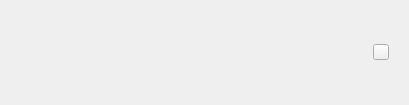
<?xml version="1.0" encoding="UTF-8"?>
<ui version="4.0">
 <class>LeftNavItem</class>
 <widget class="QWidget" name="LeftNavItem">
  <property name="geometry">
   <rect>
    <x>0</x>
    <y>0</y>
    <width>409</width>
    <height>105</height>
   </rect>
  </property>
  <property name="sizePolicy">
   <sizepolicy hsizetype="Preferred" vsizetype="Preferred">
    <horstretch>0</horstretch>
    <verstretch>0</verstretch>
   </sizepolicy>
  </property>
  <property name="windowTitle">
   <string>Form</string>
  </property>
  <layout class="QGridLayout" name="gridLayout">
   <property name="leftMargin">
    <number>0</number>
   </property>
   <property name="topMargin">
    <number>0</number>
   </property>
   <property name="rightMargin">
    <number>0</number>
   </property>
   <property name="bottomMargin">
    <number>0</number>
   </property>
   <property name="spacing">
    <number>0</number>
   </property>
   <item row="0" column="0">
    <widget class="Widget" name="widget" native="true">
     <layout class="QHBoxLayout" name="horizontalLayout">
      <property name="spacing">
       <number>12</number>
      </property>
      <property name="leftMargin">
       <number>0</number>
      </property>
      <property name="topMargin">
       <number>0</number>
      </property>
      <property name="rightMargin">
       <number>0</number>
      </property>
      <property name="bottomMargin">
       <number>0</number>
      </property>
      <item>
       <widget class="BaseLabel" name="select">
        <property name="minimumSize">
         <size>
          <width>4</width>
          <height>20</height>
         </size>
        </property>
        <property name="maximumSize">
         <size>
          <width>4</width>
          <height>20</height>
         </size>
        </property>
        <property name="text">
         <string/>
        </property>
       </widget>
      </item>
      <item>
       <widget class="Widget" name="widget_2" native="true">
        <property name="sizePolicy">
         <sizepolicy hsizetype="Preferred" vsizetype="Preferred">
          <horstretch>0</horstretch>
          <verstretch>0</verstretch>
         </sizepolicy>
        </property>
        <layout class="QHBoxLayout" name="horizontalLayout_2">
         <property name="spacing">
          <number>8</number>
         </property>
         <property name="leftMargin">
          <number>0</number>
         </property>
         <property name="topMargin">
          <number>0</number>
         </property>
         <property name="rightMargin">
          <number>6</number>
         </property>
         <property name="bottomMargin">
          <number>0</number>
         </property>
         <item>
          <widget class="BaseLabel" name="icon">
           <property name="minimumSize">
            <size>
             <width>20</width>
             <height>20</height>
            </size>
           </property>
           <property name="maximumSize">
            <size>
             <width>20</width>
             <height>20</height>
            </size>
           </property>
           <property name="text">
            <string/>
           </property>
          </widget>
         </item>
         <item>
          <widget class="BaseLabel" name="text">
           <property name="maximumSize">
            <size>
             <width>16777215</width>
             <height>16777215</height>
            </size>
           </property>
           <property name="text">
            <string/>
           </property>
          </widget>
         </item>
         <item>
          <widget class="QPushButton" name="down">
           <property name="minimumSize">
            <size>
             <width>16</width>
             <height>16</height>
            </size>
           </property>
           <property name="maximumSize">
            <size>
             <width>16</width>
             <height>16</height>
            </size>
           </property>
           <property name="text">
            <string/>
           </property>
          </widget>
         </item>
         <item>
          <widget class="QWidget" name="widget_3" native="true">
           <property name="sizePolicy">
            <sizepolicy hsizetype="Fixed" vsizetype="Expanding">
             <horstretch>0</horstretch>
             <verstretch>0</verstretch>
            </sizepolicy>
           </property>
           <property name="minimumSize">
            <size>
             <width>6</width>
             <height>0</height>
            </size>
           </property>
           <property name="maximumSize">
            <size>
             <width>6</width>
             <height>16777215</height>
            </size>
           </property>
           <layout class="QVBoxLayout" name="verticalLayout">
            <property name="spacing">
             <number>0</number>
            </property>
            <property name="leftMargin">
             <number>0</number>
            </property>
            <property name="topMargin">
             <number>0</number>
            </property>
            <property name="rightMargin">
             <number>0</number>
            </property>
            <property name="bottomMargin">
             <number>24</number>
            </property>
            <item alignment="Qt::AlignBottom">
             <widget class="QLabel" name="update">
              <property name="minimumSize">
               <size>
                <width>6</width>
                <height>6</height>
               </size>
              </property>
              <property name="maximumSize">
               <size>
                <width>6</width>
                <height>6</height>
               </size>
              </property>
              <property name="text">
               <string/>
              </property>
             </widget>
            </item>
           </layout>
          </widget>
         </item>
        </layout>
       </widget>
      </item>
     </layout>
    </widget>
   </item>
  </layout>
 </widget>
 <customwidgets>
  <customwidget>
   <class>Widget</class>
   <extends>QWidget</extends>
   <header location="global">view/Item/widget.h</header>
   <container>1</container>
  </customwidget>
  <customwidget>
   <class>BaseLabel</class>
   <extends>QLabel</extends>
   <header location="global">view/Item/baselabel.h</header>
  </customwidget>
 </customwidgets>
 <resources/>
 <connections/>
</ui>
